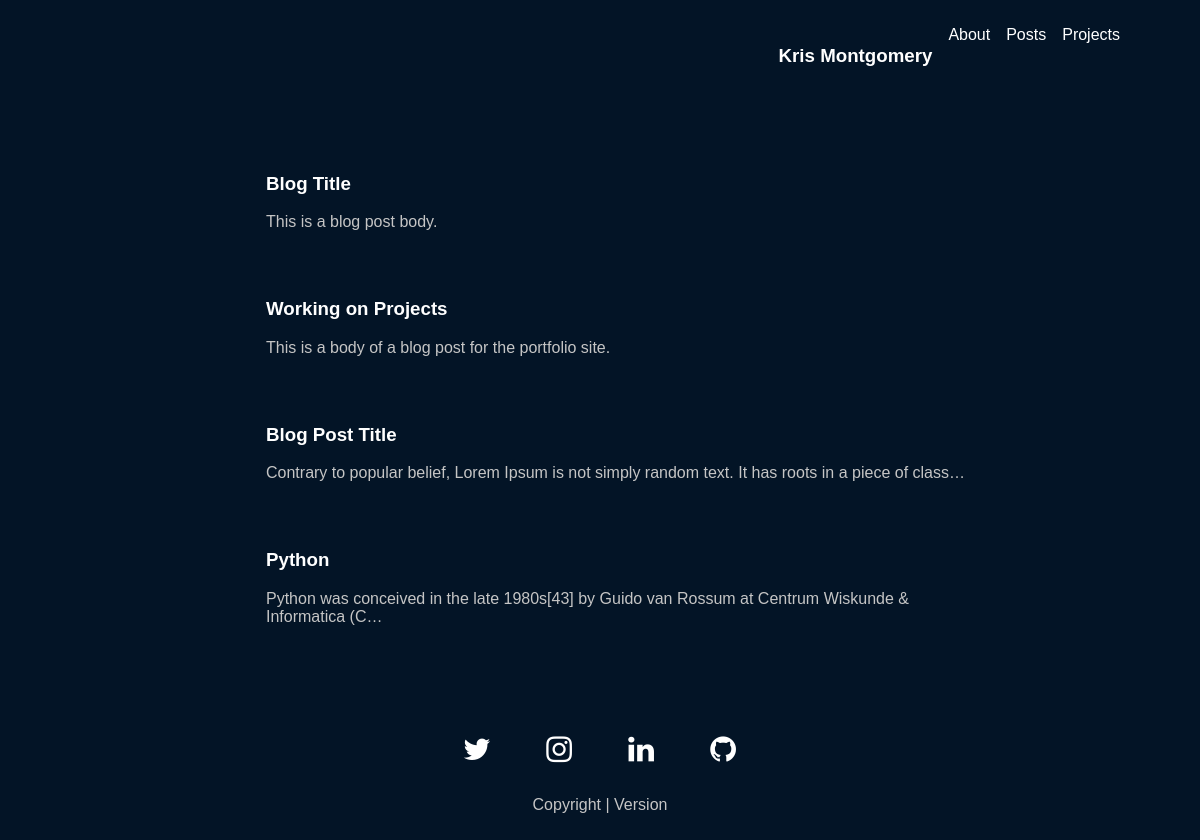
/posts/, run on an earlier commit of the app's database.
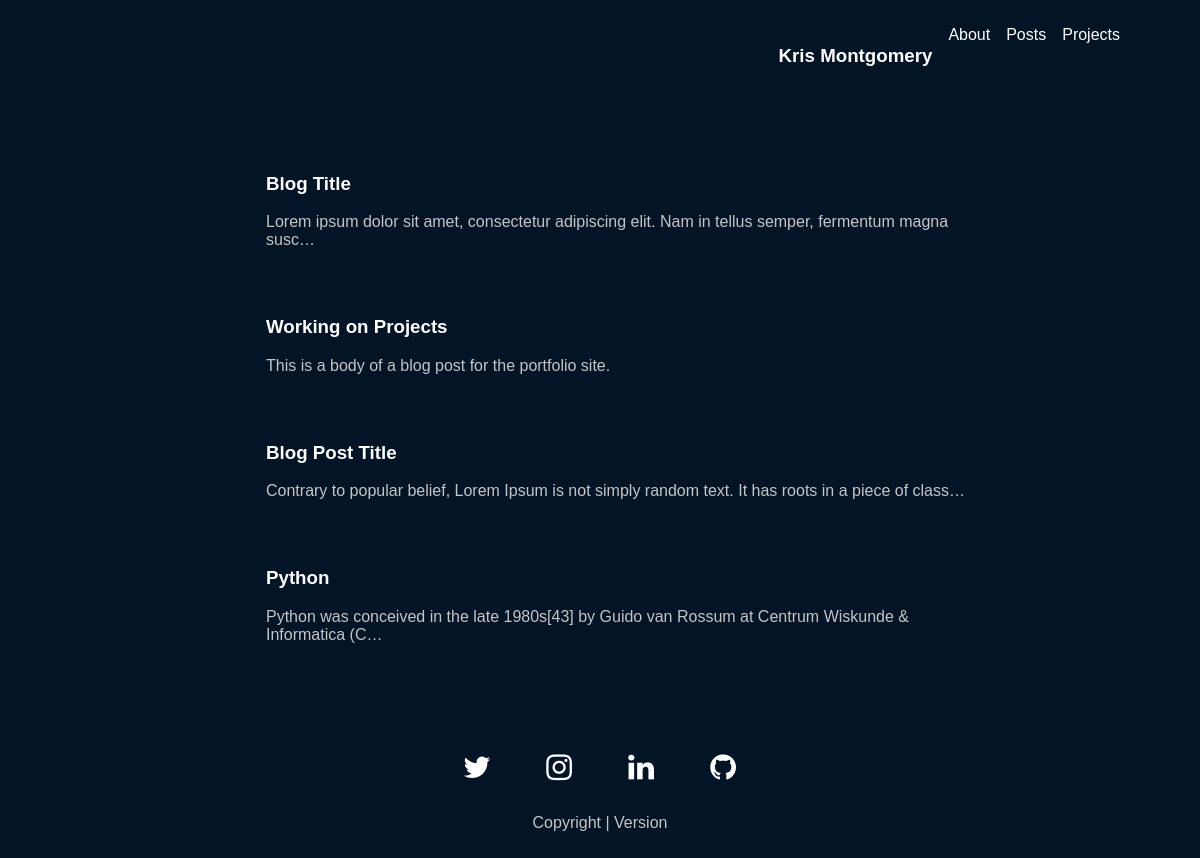
And on a later commit of the database.
### main/models.py (models this page shows, shortened)
class blogPosts(models.Model):
    author = models.ForeignKey(User, on_delete=models.SET_NULL, null=True)
    blog_title = models.CharField(max_length=200)
    blog_image = models.ImageField(upload_to='static/images', blank=True, null=True, height_field=None, width_field=None, max_length=100,)
    blog_image_info = models.TextField(null=True, blank=True)
    blog_body = models.TextField(null=True, blank=True)
    blog_created_date = models.DateTimeField(auto_now=True)
    blog_topic_one_title = models.CharField(max_length=200, default='Default')
    blog_topic_image_one = models.ImageField(upload_to='static/images', blank=True, null=True, height_field=None, width_field=None, max_length=100,)
    blog_topic_image_info = models.TextField(null=True, blank=True)
    topic_one_body = models.TextField(null=True, blank=True)
    blog_topic_two_title = models.CharField(max_length=200, default='Default')
    blog_topic_image_two = models.ImageField(upload_to='static/images', blank=True, null=True, height_field=None, width_field=None, max_length=100,)
    blog_topic_image_info_two = models.TextField(null=True, blank=True)
    topic_one_body_two = models.TextField(null=True, blank=True)
    blog_links = models.URLField(max_length=500, null=True, blank=True)
    blog_links_two = models.URLField(max_length=500, null=True, blank=True)

### main/views.py (the view)
# urls.py: path('posts/', views.loadAllPosts, name='posts'),
def loadAllPosts(request):
    all_posts = blogPosts.objects.all()
    context = {
        'all_posts': all_posts
    }
    return render(request, 'main/posts.html', context)

### main/templates/main/posts.html
{% extends 'main.html' %}
{% load static %}
{% block content %}
<div class="posts-container">
    <div class="leftside"></div>
        <div class="posts-main-content">
            <ul>
                {% for ap in all_posts %}
                    <li class="posts" onclick='location.href="post/{{ap.id}}";'>
                        <h3>{{ap.blog_title}}</h4>
                        <p>{{ap.blog_body|truncatechars:100}}</p>
                    </li>
                {% endfor %}
            </ul>
        </div>
    <div class="rightside"></div>
</div>
{% endblock content %}

What changed in the data, as far as the page shows it:
changed blogPosts "Blog Title": blog_body "This is a blog post body." → "Lorem ipsum dolor sit amet, consectetur adipiscing elit. Nam in tellus semper, fermentum magna susc…"
